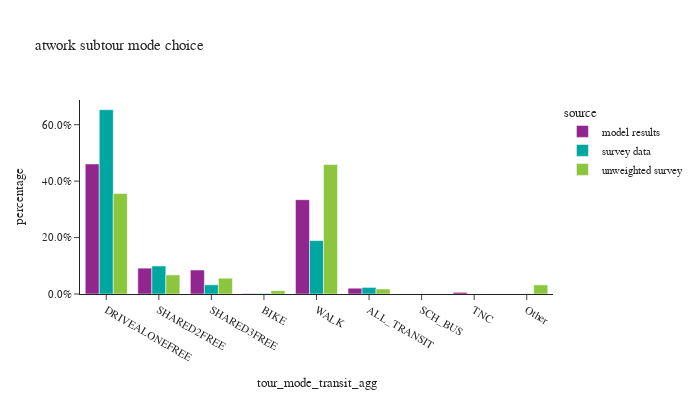

Notebook source saved alongside this figure:
### Code cell
# aggregate transit modes
transit_modes = ['WALK_LOC','WALK_COM','WALK_FRY','WALK_LR','DRIVE_TRN']
tour_mode_ordered = ["DRIVEALONEFREE", "SHARED2FREE", "SHARED3FREE", "BIKE","WALK","ALL_TRANSIT","SCH_BUS","TNC","Other"]
atwork_subtour['tour_mode_transit_agg'] = atwork_subtour['tour_mode'].apply(lambda x: "ALL_TRANSIT" if x in transit_modes else x)

df_plot = atwork_subtour.groupby(['source','tour_mode_transit_agg'])['tour_weight'].sum().reset_index()
df_plot['percentage'] = df_plot.groupby(['source'], group_keys=False)['tour_weight']. \
    apply(lambda x: x / float(x.sum()))

fig = px.bar(df_plot, x="tour_mode_transit_agg", y="percentage", color="source",barmode="group",
             category_orders={"tour_mode_transit_agg": tour_mode_ordered},
             title="atwork subtour mode choice")
fig.for_each_annotation(lambda a: a.update(text = a.text.split("=")[-1]))
fig.update_layout(height=400, width=700, yaxis=dict(tickformat=".1%"))
fig.show()

### Figure 1 — Plotly figure (JSON) as saved in the notebook; plotly's stock layout.template omitted (floating-point values rounded to 4 significant figures)
{"data": [{"alignmentgroup": "True", "hovertemplate": "source=model results<br>tour_mode_transit_agg=%{x}<br>percentage=%{y}<extra></extra>", "legendgroup": "model results", "marker": {"color": "#91268F", "pattern": {"shape": ""}}, "name": "model results", "offsetgroup": "model results", "orientation": "v", "showlegend": true, "textposition": "auto", "type": "bar", "x": ["ALL_TRANSIT", "BIKE", "DRIVEALONEFREE", "SHARED2FREE", "SHARED3FREE", "TNC", "WALK"], "xaxis": "x", "y": [0.02056, 0.001595, 0.4609, 0.09162, 0.08499, 0.005961, 0.3344], "yaxis": "y"}, {"alignmentgroup": "True", "hovertemplate": "source=survey data<br>tour_mode_transit_agg=%{x}<br>percentage=%{y}<extra></extra>", "legendgroup": "survey data", "marker": {"color": "#00A7A0", "pattern": {"shape": ""}}, "name": "survey data", "offsetgroup": "survey data", "orientation": "v", "showlegend": true, "textposition": "auto", "type": "bar", "x": ["ALL_TRANSIT", "BIKE", "DRIVEALONEFREE", "Other", "SHARED2FREE", "SHARED3FREE", "WALK"], "xaxis": "x", "y": [0.02335, 0.001866, 0.6532, 0.000394, 0.09918, 0.03265, 0.1894], "yaxis": "y"}, {"alignmentgroup": "True", "hovertemplate": "source=unweighted survey<br>tour_mode_transit_agg=%{x}<br>percentage=%{y}<extra></extra>", "legendgroup": "unweighted survey", "marker": {"color": "#8CC63E", "pattern": {"shape": ""}}, "name": "unweighted survey", "offsetgroup": "unweighted survey", "orientation": "v", "showlegend": true, "textposition": "auto", "type": "bar", "x": ["ALL_TRANSIT", "BIKE", "DRIVEALONEFREE", "Other", "SHARED2FREE", "SHARED3FREE", "WALK"], "xaxis": "x", "y": [0.01765, 0.01176, 0.3559, 0.03235, 0.06765, 0.05588, 0.4588], "yaxis": "y"}], "layout": {"barmode": "group", "height": 400, "legend": {"title": {"text": "source"}, "tracegroupgap": 0}, "title": {"text": "atwork subtour mode choice"}, "width": 700, "xaxis": {"anchor": "y", "categoryarray": ["DRIVEALONEFREE", "SHARED2FREE", "SHARED3FREE", "BIKE", "WALK", "ALL_TRANSIT", "SCH_BUS", "TNC", "Other"], "categoryorder": "array", "domain": [0.0, 1.0], "title": {"text": "tour_mode_transit_agg"}}, "yaxis": {"anchor": "x", "domain": [0.0, 1.0], "tickformat": ".1%", "title": {"text": "percentage"}}}}
